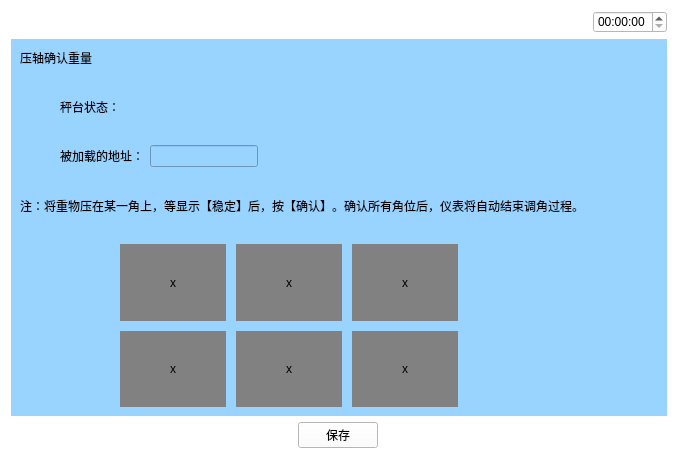
<?xml version="1.0" encoding="UTF-8"?>
<ui version="4.0">
 <class>Yazhouqueren</class>
 <widget class="QWidget" name="Yazhouqueren">
  <property name="geometry">
   <rect>
    <x>0</x>
    <y>0</y>
    <width>678</width>
    <height>459</height>
   </rect>
  </property>
  <property name="windowTitle">
   <string>Form</string>
  </property>
  <property name="styleSheet">
   <string notr="true">background-color: rgb(255, 255, 255);</string>
  </property>
  <layout class="QVBoxLayout" name="verticalLayout_4" stretch="1,5,1">
   <item>
    <layout class="QHBoxLayout" name="horizontalLayout_5">
     <item>
      <widget class="QPushButton" name="pushButton">
       <property name="text">
        <string/>
       </property>
       <property name="icon">
        <iconset resource="myimages.qrc">
         <normaloff>:/image/images/4g.png</normaloff>:/image/images/4g.png</iconset>
       </property>
       <property name="flat">
        <bool>true</bool>
       </property>
      </widget>
     </item>
     <item>
      <widget class="QPushButton" name="pushButton_2">
       <property name="text">
        <string/>
       </property>
       <property name="icon">
        <iconset resource="myimages.qrc">
         <normaloff>:/image/images/wireless.svg</normaloff>:/image/images/wireless.svg</iconset>
       </property>
       <property name="flat">
        <bool>true</bool>
       </property>
      </widget>
     </item>
     <item>
      <widget class="QPushButton" name="pushButton_3">
       <property name="text">
        <string/>
       </property>
       <property name="icon">
        <iconset resource="myimages.qrc">
         <normaloff>:/image/images/bl.svg</normaloff>:/image/images/bl.svg</iconset>
       </property>
       <property name="flat">
        <bool>true</bool>
       </property>
      </widget>
     </item>
     <item>
      <widget class="QPushButton" name="pushButton_4">
       <property name="text">
        <string/>
       </property>
       <property name="icon">
        <iconset resource="myimages.qrc">
         <normaloff>:/image/images/locate.svg</normaloff>:/image/images/locate.svg</iconset>
       </property>
       <property name="flat">
        <bool>true</bool>
       </property>
      </widget>
     </item>
     <item>
      <spacer name="horizontalSpacer_4">
       <property name="orientation">
        <enum>Qt::Horizontal</enum>
       </property>
       <property name="sizeHint" stdset="0">
        <size>
         <width>40</width>
         <height>20</height>
        </size>
       </property>
      </spacer>
     </item>
     <item>
      <widget class="QTimeEdit" name="timeEdit_2"/>
     </item>
    </layout>
   </item>
   <item>
    <widget class="QWidget" name="widget" native="true">
     <property name="sizePolicy">
      <sizepolicy hsizetype="Preferred" vsizetype="Preferred">
       <horstretch>0</horstretch>
       <verstretch>0</verstretch>
      </sizepolicy>
     </property>
     <property name="contextMenuPolicy">
      <enum>Qt::DefaultContextMenu</enum>
     </property>
     <property name="styleSheet">
      <string notr="true">background-color: rgb(153, 211, 255);</string>
     </property>
     <layout class="QVBoxLayout" name="verticalLayout_2">
      <item>
       <layout class="QHBoxLayout" name="horizontalLayout">
        <item>
         <widget class="QLabel" name="label">
          <property name="text">
           <string>压轴确认重量</string>
          </property>
         </widget>
        </item>
        <item>
         <spacer name="horizontalSpacer">
          <property name="orientation">
           <enum>Qt::Horizontal</enum>
          </property>
          <property name="sizeHint" stdset="0">
           <size>
            <width>40</width>
            <height>20</height>
           </size>
          </property>
         </spacer>
        </item>
        <item>
         <layout class="QVBoxLayout" name="verticalLayout"/>
        </item>
       </layout>
      </item>
      <item>
       <layout class="QVBoxLayout" name="verticalLayout_3">
        <item>
         <layout class="QHBoxLayout" name="horizontalLayout_3">
          <item>
           <spacer name="horizontalSpacer_8">
            <property name="orientation">
             <enum>Qt::Horizontal</enum>
            </property>
            <property name="sizeType">
             <enum>QSizePolicy::Preferred</enum>
            </property>
            <property name="sizeHint" stdset="0">
             <size>
              <width>40</width>
              <height>20</height>
             </size>
            </property>
           </spacer>
          </item>
          <item>
           <widget class="QLabel" name="label_2">
            <property name="text">
             <string>秤台状态：</string>
            </property>
           </widget>
          </item>
          <item>
           <spacer name="horizontalSpacer_6">
            <property name="orientation">
             <enum>Qt::Horizontal</enum>
            </property>
            <property name="sizeHint" stdset="0">
             <size>
              <width>40</width>
              <height>20</height>
             </size>
            </property>
           </spacer>
          </item>
         </layout>
        </item>
        <item>
         <layout class="QHBoxLayout" name="horizontalLayout_4">
          <item>
           <spacer name="horizontalSpacer_9">
            <property name="orientation">
             <enum>Qt::Horizontal</enum>
            </property>
            <property name="sizeType">
             <enum>QSizePolicy::Preferred</enum>
            </property>
            <property name="sizeHint" stdset="0">
             <size>
              <width>40</width>
              <height>20</height>
             </size>
            </property>
           </spacer>
          </item>
          <item>
           <widget class="QLabel" name="label_3">
            <property name="text">
             <string>被加载的地址：</string>
            </property>
           </widget>
          </item>
          <item>
           <widget class="QLineEdit" name="lineEdit_2">
            <property name="sizePolicy">
             <sizepolicy hsizetype="Preferred" vsizetype="Fixed">
              <horstretch>0</horstretch>
              <verstretch>0</verstretch>
             </sizepolicy>
            </property>
           </widget>
          </item>
          <item>
           <spacer name="horizontalSpacer_7">
            <property name="orientation">
             <enum>Qt::Horizontal</enum>
            </property>
            <property name="sizeHint" stdset="0">
             <size>
              <width>40</width>
              <height>20</height>
             </size>
            </property>
           </spacer>
          </item>
         </layout>
        </item>
        <item>
         <layout class="QHBoxLayout" name="horizontalLayout_6" stretch="0">
          <item>
           <widget class="QLabel" name="label_5">
            <property name="frameShape">
             <enum>QFrame::NoFrame</enum>
            </property>
            <property name="lineWidth">
             <number>2</number>
            </property>
            <property name="text">
             <string>注：将重物压在某一角上，等显示【稳定】后，按【确认】。确认所有角位后，仪表将自动结束调角过程。</string>
            </property>
            <property name="wordWrap">
             <bool>true</bool>
            </property>
           </widget>
          </item>
         </layout>
        </item>
       </layout>
      </item>
      <item>
       <layout class="QGridLayout" name="gridLayout">
        <property name="leftMargin">
         <number>100</number>
        </property>
        <property name="rightMargin">
         <number>200</number>
        </property>
        <property name="spacing">
         <number>10</number>
        </property>
        <item row="0" column="0">
         <widget class="QLabel" name="label_4">
          <property name="styleSheet">
           <string notr="true">background-color: rgb(129, 129, 129);</string>
          </property>
          <property name="text">
           <string>x</string>
          </property>
          <property name="alignment">
           <set>Qt::AlignCenter</set>
          </property>
         </widget>
        </item>
        <item row="0" column="1">
         <widget class="QLabel" name="label_10">
          <property name="styleSheet">
           <string notr="true">background-color: rgb(129, 129, 129);</string>
          </property>
          <property name="text">
           <string>x</string>
          </property>
          <property name="alignment">
           <set>Qt::AlignCenter</set>
          </property>
         </widget>
        </item>
        <item row="0" column="2">
         <widget class="QLabel" name="label_11">
          <property name="styleSheet">
           <string notr="true">background-color: rgb(129, 129, 129);</string>
          </property>
          <property name="text">
           <string>x</string>
          </property>
          <property name="alignment">
           <set>Qt::AlignCenter</set>
          </property>
         </widget>
        </item>
        <item row="1" column="0">
         <widget class="QLabel" name="label_17">
          <property name="styleSheet">
           <string notr="true">background-color: rgb(129, 129, 129);</string>
          </property>
          <property name="text">
           <string>x</string>
          </property>
          <property name="alignment">
           <set>Qt::AlignCenter</set>
          </property>
         </widget>
        </item>
        <item row="1" column="1">
         <widget class="QLabel" name="label_19">
          <property name="styleSheet">
           <string notr="true">background-color: rgb(129, 129, 129);</string>
          </property>
          <property name="text">
           <string>x</string>
          </property>
          <property name="alignment">
           <set>Qt::AlignCenter</set>
          </property>
         </widget>
        </item>
        <item row="1" column="2">
         <widget class="QLabel" name="label_24">
          <property name="styleSheet">
           <string notr="true">background-color: rgb(129, 129, 129);</string>
          </property>
          <property name="text">
           <string>x</string>
          </property>
          <property name="alignment">
           <set>Qt::AlignCenter</set>
          </property>
         </widget>
        </item>
       </layout>
      </item>
     </layout>
    </widget>
   </item>
   <item>
    <layout class="QHBoxLayout" name="horizontalLayout_2">
     <item>
      <widget class="QPushButton" name="returnIndex">
       <property name="font">
        <font>
         <family>AR PL UMing TW MBE</family>
        </font>
       </property>
       <property name="styleSheet">
        <string notr="true">border-image: url(:/image/images/index.svg);</string>
       </property>
       <property name="text">
        <string/>
       </property>
       <property name="icon">
        <iconset resource="myimages.qrc">
         <normaloff>:/image/images/index.svg</normaloff>:/image/images/index.svg</iconset>
       </property>
       <property name="iconSize">
        <size>
         <width>40</width>
         <height>40</height>
        </size>
       </property>
       <property name="flat">
        <bool>true</bool>
       </property>
      </widget>
     </item>
     <item>
      <spacer name="horizontalSpacer_2">
       <property name="orientation">
        <enum>Qt::Horizontal</enum>
       </property>
       <property name="sizeHint" stdset="0">
        <size>
         <width>40</width>
         <height>20</height>
        </size>
       </property>
      </spacer>
     </item>
     <item>
      <widget class="QPushButton" name="save">
       <property name="text">
        <string>保存</string>
       </property>
      </widget>
     </item>
     <item>
      <spacer name="horizontalSpacer_3">
       <property name="orientation">
        <enum>Qt::Horizontal</enum>
       </property>
       <property name="sizeHint" stdset="0">
        <size>
         <width>40</width>
         <height>20</height>
        </size>
       </property>
      </spacer>
     </item>
     <item>
      <widget class="QPushButton" name="returnPage">
       <property name="text">
        <string/>
       </property>
       <property name="icon">
        <iconset resource="myimages.qrc">
         <normaloff>:/image/images/shangyiye.svg</normaloff>:/image/images/shangyiye.svg</iconset>
       </property>
       <property name="iconSize">
        <size>
         <width>40</width>
         <height>40</height>
        </size>
       </property>
       <property name="flat">
        <bool>true</bool>
       </property>
      </widget>
     </item>
    </layout>
   </item>
  </layout>
 </widget>
 <resources>
  <include location="myimages.qrc"/>
 </resources>
 <connections/>
</ui>
